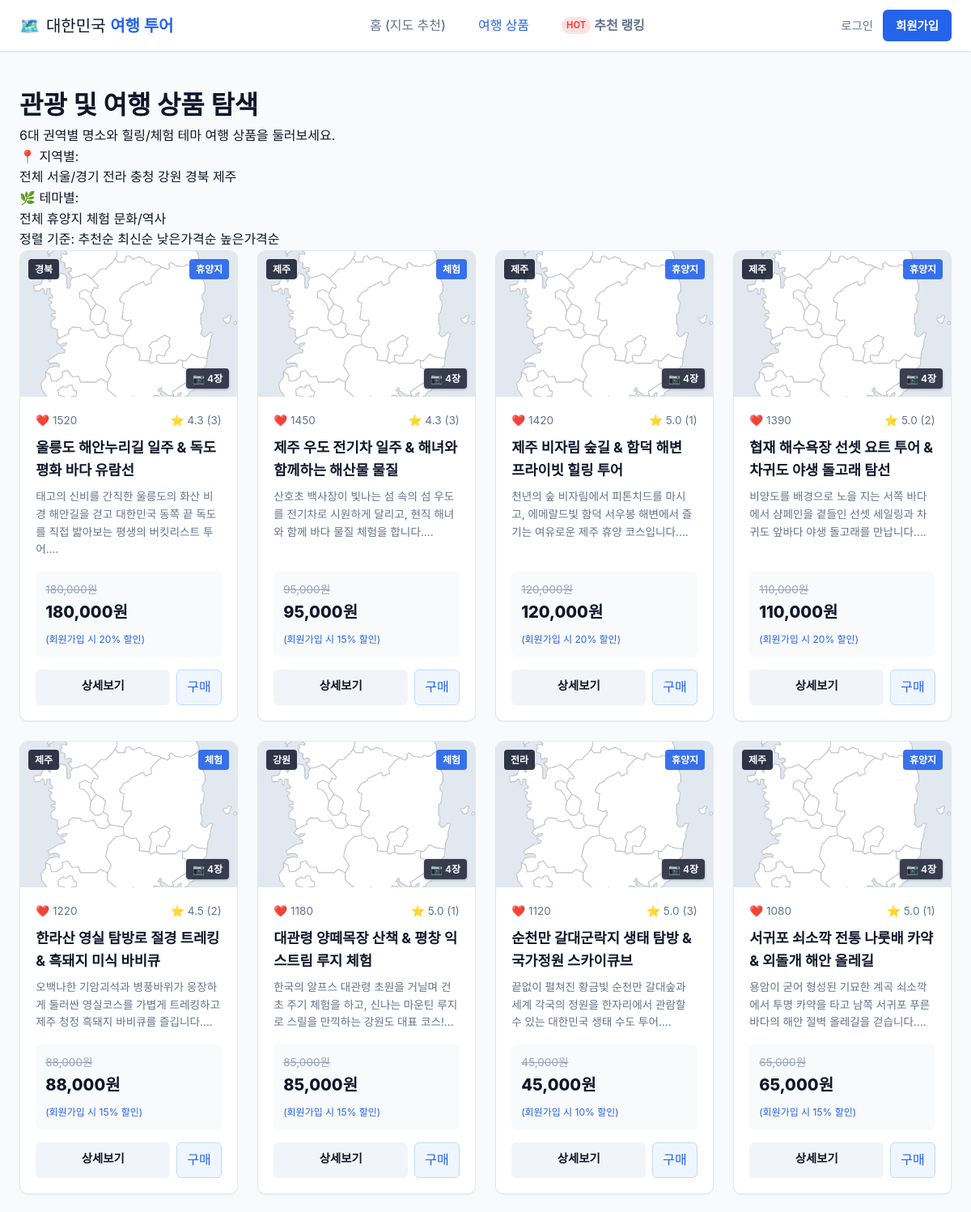
Page /products (upper part) on the committed database.
### models/tour.py (models this page shows, shortened)
class Theme(db.Model):
    __tablename__ = 'themes'
    id = db.Column(db.Integer, primary_key=True)
    code = db.Column(db.String(50), unique=True, nullable=False) # e.g. RESORT, EXPERIENCE
    name = db.Column(db.String(50), unique=True, nullable=False) # '휴양지', '체험'
    description = db.Column(db.String(200), nullable=True)
    is_active = db.Column(db.Boolean, default=True)
    products = db.relationship('TourProduct', backref='theme', lazy='dynamic')

class TourProduct(db.Model):
    __tablename__ = 'tour_products'
    id = db.Column(db.Integer, primary_key=True)
    name = db.Column(db.String(150), nullable=False, index=True)
    description = db.Column(db.Text, nullable=False)
    region = db.Column(db.String(50), nullable=False, index=True) # 6개 지역
    theme_id = db.Column(db.Integer, db.ForeignKey('themes.id'), nullable=False)
    original_price = db.Column(db.Integer, nullable=False)
    member_discount_rate = db.Column(db.Float, default=0.15) # 회원 15% 기본 할인
    recommendation_count = db.Column(db.Integer, default=0, index=True) # 누적 추천수
    image_url = db.Column(db.String(255), default='/static/img/default-tour.jpg')
    image_urls = db.Column(db.Text, nullable=True) # JSON 문자열 형태의 3~4개 이상 이미지 URL 목록
    created_at = db.Column(db.DateTime, default=lambda: datetime.now(timezone.utc))
    reviews = db.relationship('Review', backref='product', lazy='dynamic', cascade='all, delete-orphan')
    likes = db.relationship('ProductLike', backref='product', lazy='dynamic', cascade='all, delete-orphan')
    order_items = db.relationship('OrderItem', backref='product', lazy='dynamic')
    cart_items = db.relationship('CartItem', backref='product', lazy='dynamic')
    def get_discounted_price(self, is_member=False):
        if is_member:
            return int(self.original_price * (1 - self.member_discount_rate))
        return self.original_price
    def get_average_rating(self):
        review_list = self.reviews.all()
        if not review_list:
            return 0.0
        return round(sum(r.rating for r in review_list) / len(review_list), 1)
    def get_image_list(self):
        if self.image_urls:
            try:
                import json
                urls = json.loads(self.image_urls)
                if isinstance(urls, list) and len(urls) > 0:
                    return urls
            except Exception:
                urls = [u.strip() for u in self.image_urls.splitlines() if u.strip()]
                if urls:
                    return urls
        if self.image_url:
            return [self.image_url]
        return ['/static/img/default-tour.jpg']

### models/review.py (models this page shows, shortened)
class Review(db.Model):
    __tablename__ = 'reviews'
    id = db.Column(db.Integer, primary_key=True)
    user_id = db.Column(db.Integer, db.ForeignKey('users.id', ondelete='CASCADE'), nullable=False)
    product_id = db.Column(db.Integer, db.ForeignKey('tour_products.id', ondelete='CASCADE'), nullable=False)
    title = db.Column(db.String(150), nullable=False)
    content = db.Column(db.Text, nullable=False)
    rating = db.Column(db.Integer, default=5, nullable=False) # 1~5
    created_at = db.Column(db.DateTime, default=lambda: datetime.now(timezone.utc))
    updated_at = db.Column(db.DateTime, default=lambda: datetime.now(timezone.utc), onupdate=lambda: datetime.now(timezone.utc))

### views/product_views.py (the view)
@product_bp.route('')
def list_products():
    region = request.args.get('region')
    theme_id = request.args.get('theme_id', type=int)
    sort_by = request.args.get('sort', 'popular') # popular, latest, price_asc, price_desc
    query = TourProduct.query
    if region and region in RegionEnum.get_display_names():
        query = query.filter_by(region=region)
    if theme_id:
        query = query.filter_by(theme_id=theme_id)
    if sort_by == 'popular':
        query = query.order_by(TourProduct.recommendation_count.desc())
    elif sort_by == 'latest':
        query = query.order_by(TourProduct.created_at.desc())
    elif sort_by == 'price_asc':
        query = query.order_by(TourProduct.original_price.asc())
    elif sort_by == 'price_desc':
        query = query.order_by(TourProduct.original_price.desc())
    products = query.all()
    themes = Theme.query.filter_by(is_active=True).all()
    regions = RegionEnum.get_display_names()
    return render_template(
        'product/list.html',
        products=products,
        themes=themes,
        regions=regions,
        selected_region=region,
        selected_theme_id=theme_id,
        sort_by=sort_by
    )

### app.py (called while the page is built)
def create_app(config_class=Config):
    app = Flask(__name__, static_folder='static', template_folder='templates')
    app.config.from_object(config_class)
    db.init_app(app)
    login_manager.init_app(app)
    csrf.init_app(app)
    register_blueprints(app)
    @app.context_processor
    def inject_cart_count():
        from flask_login import current_user
        if current_user.is_authenticated and current_user.cart:
            return {'cart_count': current_user.cart.get_total_count()}
        return {'cart_count': 0}
    @app.errorhandler(404)
    def not_found_error(error):
        return render_template('base.html'), 404
    @app.errorhandler(500)
    def internal_error(error):
        db.session.rollback()
        return render_template('base.html'), 500
    with app.app_context():
        db.create_all()
    return app

### models/tour.py (called while the page is built)
    @classmethod
    def get_display_names(cls):
        return [r.value for r in cls]

### templates/product/list.html (shortened to what this page needs)
{% extends "base.html" %}
{% block content %}
<div class="container page-content">
  <div class="page-header">
    <h1>관광 및 여행 상품 <strong>탐색</strong></h1>
    <p>6대 권역별 명소와 힐링/체험 테마 여행 상품을 둘러보세요.</p>
  </div>
  <div class="filter-panel">
    <div class="filter-group">
      <span class="filter-label">📍 지역별:</span>
      <div class="chips-container">
        <a href="{{ url_for('product.list_products', theme_id=selected_theme_id, sort=sort_by) }}"
           class="chip {% if not selected_region %}active{% endif %}">전체</a>
        {% for r in regions %}
          <a href="{{ url_for('product.list_products', region=r, theme_id=selected_theme_id, sort=sort_by) }}"
             class="chip {% if selected_region == r %}active{% endif %}">{{ r }}</a>
        {% endfor %}
      </div>
    </div>
    <div class="filter-group">
      <span class="filter-label">🌿 테마별:</span>
      <div class="chips-container">
        <a href="{{ url_for('product.list_products', region=selected_region, sort=sort_by) }}"
           class="chip {% if not selected_theme_id %}active{% endif %}">전체</a>
        {% for t in themes %}
          <a href="{{ url_for('product.list_products', region=selected_region, theme_id=t.id, sort=sort_by) }}"
             class="chip {% if selected_theme_id == t.id %}active{% endif %}">{{ t.name }}</a>
        {% endfor %}
      </div>
    </div>
    <div class="sort-bar">
      <span class="sort-label">정렬 기준:</span>
      <a href="{{ url_for('product.list_products', region=selected_region, theme_id=selected_theme_id, sort='popular') }}"
         class="sort-link {% if sort_by == 'popular' %}active{% endif %}">추천순</a>
      <a href="{{ url_for('product.list_products', region=selected_region, theme_id=selected_theme_id, sort='latest') }}"
         class="sort-link {% if sort_by == 'latest' %}active{% endif %}">최신순</a>
      <a href="{{ url_for('product.list_products', region=selected_region, theme_id=selected_theme_id, sort='price_asc') }}"
         class="sort-link {% if sort_by == 'price_asc' %}active{% endif %}">낮은가격순</a>
      <a href="{{ url_for('product.list_products', region=selected_region, theme_id=selected_theme_id, sort='price_desc') }}"
         class="sort-link {% if sort_by == 'price_desc' %}active{% endif %}">높은가격순</a>
    </div>
  </div>
  {% if products %}
    <div class="product-grid">
      {% for p in products %}
        <div class="product-card">
          <div class="card-thumb-wrap">
            <img src="{{ p.image_url }}" alt="{{ p.name }}" class="card-thumb" onerror="this.src='/static/img/default-tour.jpg'">
            <span class="badge-region">{{ p.region }}</span>
            <span class="badge-theme">{{ p.theme.name }}</span>
            {% if p.get_image_list()|length > 1 %}
              <span class="badge-photos">📷 {{ p.get_image_list()|length }}장</span>
            {% endif %}
          </div>
          <div class="card-body">
            <div class="card-meta">
              <span class="like-stat">❤️ {{ p.recommendation_count }}</span>
              <span class="rating-stat">⭐ {{ p.get_average_rating() }} ({{ p.reviews.count() }})</span>
            </div>
            <h3 class="card-title">
              <a href="{{ url_for('product.detail', product_id=p.id) }}">{{ p.name }}</a>
            </h3>
            <p class="card-desc">{{ p.description[:70] }}...</p>
            <div class="pricing-box">
              <span class="original-price">{{ "{:,}".format(p.original_price) }}원</span>
              <div class="final-price-wrap">
                <span class="final-price">{{ "{:,}".format(p.get_discounted_price(current_user.is_authenticated)) }}원</span>
                {% if current_user.is_authenticated %}
                  <span class="discount-badge">회원 {{ (p.member_discount_rate * 100)|int }}% 할인</span>
                {% else %}
                  <span class="guest-notice">(회원가입 시 {{ (p.member_discount_rate * 100)|int }}% 할인)</span>
                {% endif %}
              </div>
            </div>
            <div class="card-actions">
              <a href="{{ url_for('product.detail', product_id=p.id) }}" class="btn-detail">상세보기</a>
              {% if current_user.is_authenticated %}
                <form action="{{ url_for('cart.add_to_cart') }}" method="POST" class="inline-form">
                  <input type="hidden" name="csrf_token" value="{{ csrf_token() }}">
                  <input type="hidden" name="product_id" value="{{ p.id }}">
                  <input type="hidden" name="quantity" value="1">
                  <button type="submit" class="btn-cart-sm" title="장바구니 담기">🛒</button>
                </form>
              {% else %}
                <a href="{{ url_for('order.checkout', product_id=p.id, quantity=1) }}" class="btn-cart-sm" title="비회원 바로 구매">구매</a>
              {% endif %}
            </div>
          </div>
        </div>
      {% endfor %}
    </div>
  {% else %}
    <div class="empty-state">
      <span class="empty-icon">🔍</span>
      <p>조건에 맞는 관광 상품이 없습니다.</p>
      <a href="{{ url_for('product.list_products') }}" class="btn-outline">필터 초기화</a>
    </div>
  {% endif %}
</div>
{% endblock %}

### static/css/style.css (style rules this page uses)
:root { --primary-color: #2563eb; --primary-hover: #1d4ed8; --primary-light: #eff6ff; --secondary-color: #0ea5e9; --accent-color: #f59e0b; --danger-color: #ef4444; --success-color: #10b981; --bg-color: #f8fafc; --card-bg: #ffffff; --text-main: #0f172a; --text-muted: #64748b; --border-color: #e2e8f0; --shadow-sm: 0 1px 2px rgba(0, 0, 0, 0.05); --shadow-md: 0 4px 6px -1px rgba(0, 0, 0, 0.1), 0 2px 4px -2px rgba(0, 0, 0, 0.05); --shadow-lg: 0 10px 15px -3px rgba(0, 0, 0, 0.1), 0 4px 6px -4px rgba(0, 0, 0, 0.05); --radius-sm: 6px; --radius-md: 10px; --radius-lg: 16px; }
* { box-sizing: border-box; margin: 0; padding: 0; }
body { font-family: 'Pretendard', -apple-system, BlinkMacSystemFont, system-ui, Roboto, sans-serif; background-color: var(--bg-color); color: var(--text-main); line-height: 1.6; min-height: 100vh; display: flex; flex-direction: column; }
a { color: inherit; text-decoration: none; }
.container { max-width: 1200px; margin: 0 auto; padding: 1.5rem; }
.product-grid { display: grid; grid-template-columns: repeat(auto-fill, minmax(260px, 1fr)); gap: 1.5rem; }
.product-card { background: #fff; border: 1px solid var(--border-color); border-radius: var(--radius-md); overflow: hidden; box-shadow: var(--shadow-sm); display: flex; flex-direction: column; transition: transform 0.2s, box-shadow 0.2s; }
.card-thumb-wrap { position: relative; height: 180px; background: #e2e8f0; }
.card-thumb { width: 100%; height: 100%; object-fit: cover; }
.badge-region { position: absolute; top: 10px; left: 10px; background: rgba(15, 23, 42, 0.85); color: #fff; font-size: 0.75rem; font-weight: 600; padding: 3px 8px; border-radius: 4px; }
.badge-theme { position: absolute; top: 10px; right: 10px; background: rgba(37, 99, 235, 0.9); color: #fff; font-size: 0.75rem; font-weight: 600; padding: 3px 8px; border-radius: 4px; }
.badge-photos { position: absolute; bottom: 10px; right: 10px; background: rgba(15, 23, 42, 0.82); color: #fff; font-size: 0.75rem; font-weight: 600; padding: 3px 8px; border-radius: 4px; backdrop-filter: blur(4px); box-shadow: 0 1px 3px rgba(0, 0, 0, 0.3); }
.card-body { padding: 1.2rem; display: flex; flex-direction: column; flex: 1; }
.card-meta { display: flex; justify-content: space-between; font-size: 0.85rem; color: var(--text-muted); margin-bottom: 0.5rem; }
.card-title { font-size: 1.1rem; font-weight: 700; margin-bottom: 0.5rem; }
.card-desc { font-size: 0.85rem; color: var(--text-muted); margin-bottom: 1rem; flex: 1; }
.pricing-box { background: #f8fafc; padding: 0.75rem; border-radius: var(--radius-sm); margin-bottom: 1rem; }
.original-price { font-size: 0.85rem; color: #94a3b8; text-decoration: line-through; display: block; }
.final-price-wrap { display: flex; align-items: center; gap: 0.5rem; flex-wrap: wrap; }
.final-price { font-size: 1.25rem; font-weight: 800; color: #0f172a; }
.guest-notice { font-size: 0.75rem; color: var(--primary-color); }
.card-actions { display: flex; gap: 0.5rem; }
.btn-detail { flex: 1; text-align: center; padding: 0.5rem; background: #f1f5f9; border-radius: var(--radius-sm); font-weight: 600; font-size: 0.9rem; transition: background 0.2s; }
.btn-cart-sm { background: var(--primary-light); color: var(--primary-color); border: 1px solid #bfdbfe; padding: 0.5rem 0.75rem; border-radius: var(--radius-sm); cursor: pointer; font-size: 1rem; }

### rows in the picture
Theme: name "휴양지"
Theme: name "체험"
Theme: name "문화/역사"
TourProduct: region "경북", theme.name "휴양지", get_image_list|length "4", recommendation_count "1520", get_average_rating "4.3", reviews.count "3", name "울릉도 해안누리길 일주 & 독도 평화 바다 유람선", description "태고의 신비를 간직한 울릉도의 화산 비경 해안길을 걷고 대한민국 동쪽 끝 독도를 직접 밟아보는 평생의 버킷리스트 투어.", original_price "180,000", get_discounted_price "180,000", (p.member_discount_rate*100)|int "20"
TourProduct: region "제주", theme.name "체험", get_image_list|length "4", recommendation_count "1450", get_average_rating "4.3", reviews.count "3", name "제주 우도 전기차 일주 & 해녀와 함께하는 해산물 물질", description "산호초 백사장이 빛나는 섬 속의 섬 우도를 전기차로 시원하게 달리고, 현직 해녀와 함께 바다 물질 체험을 합니다.", original_price "95,000", get_discounted_price "95,000", (p.member_discount_rate*100)|int "15"
TourProduct: region "제주", theme.name "휴양지", get_image_list|length "4", recommendation_count "1420", get_average_rating "5.0", reviews.count "1", name "제주 비자림 숲길 & 함덕 해변 프라이빗 힐링 투어", description "천년의 숲 비자림에서 피톤치드를 마시고, 에메랄드빛 함덕 서우봉 해변에서 즐기는 여유로운 제주 휴양 코스입니다.", original_price "120,000", get_discounted_price "120,000", (p.member_discount_rate*100)|int "20"
TourProduct: region "제주", theme.name "휴양지", get_image_list|length "4", recommendation_count "1390", get_average_rating "5.0", reviews.count "2", name "협재 해수욕장 선셋 요트 투어 & 차귀도 야생 돌고래 탐선", description "비양도를 배경으로 노을 지는 서쪽 바다에서 샴페인을 곁들인 선셋 세일링과 차귀도 앞바다 야생 돌고래를 만납니다.", original_price "110,000", get_discounted_price "110,000", (p.member_discount_rate*100)|int "20"
TourProduct: region "제주", theme.name "체험", get_image_list|length "4", recommendation_count "1220", get_average_rating "4.5", reviews.count "2", name "한라산 영실 탐방로 절경 트레킹 & 흑돼지 미식 바비큐", description "오백나한 기암괴석과 병풍바위가 웅장하게 둘러싼 영실코스를 가볍게 트레킹하고 제주 청정 흑돼지 바비큐를 즐깁니다.", original_price "88,000", get_discounted_price "88,000", (p.member_discount_rate*100)|int "15"
TourProduct: region "강원", theme.name "체험", get_image_list|length "4", recommendation_count "1180", get_average_rating "5.0", reviews.count "1", name "대관령 양떼목장 산책 & 평창 익스트림 루지 체험", description "한국의 알프스 대관령 초원을 거닐며 건초 주기 체험을 하고, 신나는 마운틴 루지로 스릴을 만끽하는 강원도 대표 코스!", original_price "85,000", get_discounted_price "85,000", (p.member_discount_rate*100)|int "15"
TourProduct: region "전라", theme.name "휴양지", get_image_list|length "4", recommendation_count "1120", get_average_rating "5.0", reviews.count "3", name "순천만 갈대군락지 생태 탐방 & 국가정원 스카이큐브", description "끝없이 펼쳐진 황금빛 순천만 갈대숲과 세계 각국의 정원을 한자리에서 관람할 수 있는 대한민국 생태 수도 투어.", original_price "45,000", get_discounted_price "45,000", (p.member_discount_rate*100)|int "10"
TourProduct: region "제주", theme.name "휴양지", get_image_list|length "4", recommendation_count "1080", get_average_rating "5.0", reviews.count "1", name "서귀포 쇠소깍 전통 나룻배 카약 & 외돌개 해안 올레길", description "용암이 굳어 형성된 기묘한 계곡 쇠소깍에서 투명 카약을 타고 남쪽 서귀포 푸른 바다의 해안 절벽 올레길을 걷습니다.", original_price "65,000", get_discounted_price "65,000", (p.member_discount_rate*100)|int "15"

### other values in the picture
{{ r }} "서울/경기" "전라" "충청" "강원" "경북" "제주"
